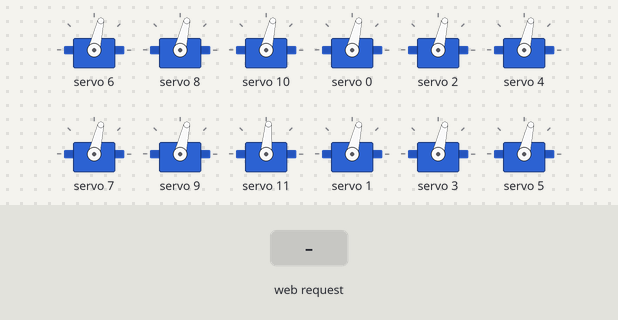
The sketch below on a simulated ESP8266 (NodeMCU). On the bench: 12 × servo. The test bench sets the inputs (shaded band). WiFi joins after 1.5 s; servers stay silent unless stated; what the sketch prints to the serial monitor is not drawn.

Above: at 5.0 s.
5.1 s: HTTP request GET /forward/on received
At 5.64 s:
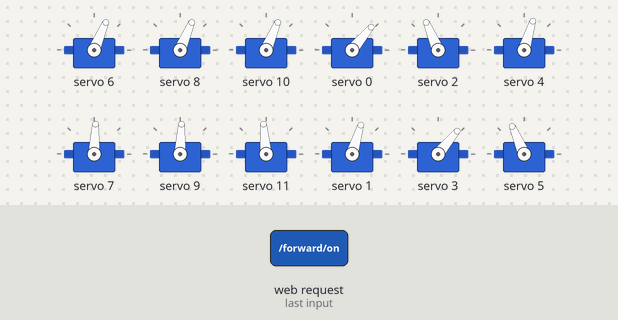
8.1 s: HTTP request GET /backward/on received
14.1 s: HTTP request GET /left/on received
At 15.91 s:
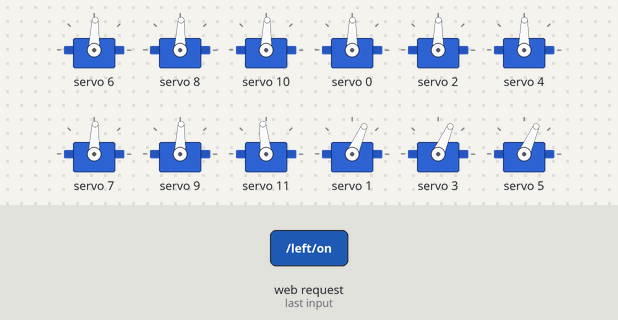
17.1 s: HTTP request GET /right/on received
At 18.8 s:
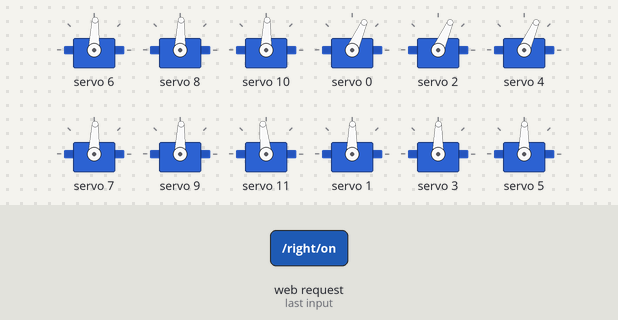
20.1 s: HTTP request GET /off received
At 20.36 s:
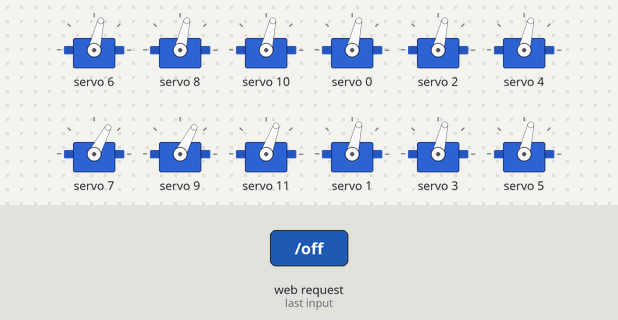
21.9 s: HTTP request GET /forward/on received
At 22.86 s:
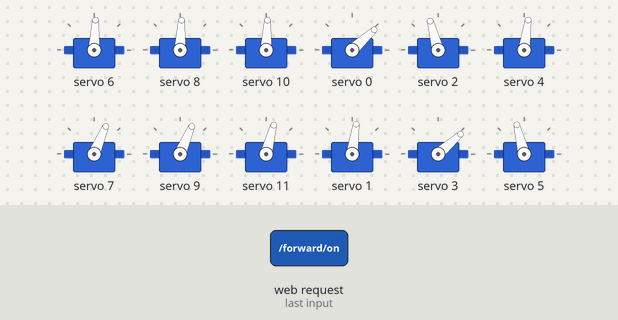
Timing chart, 0 to 25.9 s (numbered marks = the images above; inputs shaded):
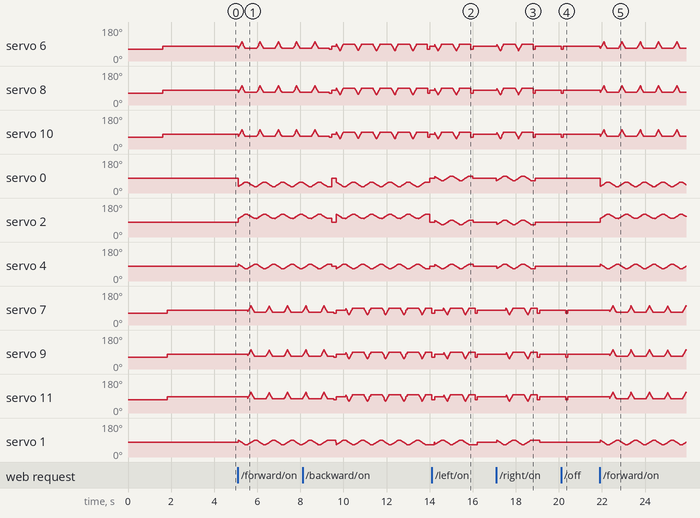

The sketch:

H2.ino
```cpp
#include <Adafruit_PWMServoDriver.h>
#include "Servo.h"
#include <ESP8266WiFi.h>

// Replace with your network credentials
const char* ssid     = "YOUR_WIFI";
const char* password = "YOUR_PASSWORD";

// Set web server port number to 80
WiFiServer server(80);

// Variable to store the HTTP request
String header;

// Auxiliar variables to store the current output state
String forward_State = "off";
String backward_State = "off";
String left_State = "off";
String right_State = "off";


void setup() {
  Serial.begin(115200);

  // Connect to Wi-Fi network with SSID and password
  Serial.print("Connecting to ");
  Serial.println(ssid);
  WiFi.begin(ssid, password);
  while (WiFi.status() != WL_CONNECTED) {
    delay(500);
    Serial.print(".");
  }
  // Print local IP address and start web server
  Serial.println("");
  Serial.println("WiFi connected.");
  Serial.println("IP address: ");
  Serial.println(WiFi.localIP());
  server.begin();

  //Set up the servos
  pwm.begin();
  pwm.setPWMFreq(60);  // Analog servos run at ~60 Hz updates
  reset_pos();
  delay(2000);
} ;
void loop(){
  WiFiClient client = server.available();   // Listen for incoming clients

  if (client) {                             // If a new client connects,
    Serial.println("New Client.");          // print a message out in the serial port
    String currentLine = "";                // make a String to hold incoming data from the client
    while (client.connected()) {            // loop while the client's connected
      if (client.available()) {             // if there's bytes to read from the client,
        char c = client.read();             // read a byte, then
        Serial.write(c);                    // print it out the serial monitor
        header += c;
        if (c == '\n') {                    // if the byte is a newline character
          // if the current line is blank, you got two newline characters in a row.
          // that's the end of the client HTTP request, so send a response:
          if (currentLine.length() == 0) {
            // HTTP headers always start with a response code (e.g. HTTP/1.1 200 OK)
            // and a content-type so the client knows what's coming, then a blank line:
            client.println("HTTP/1.1 200 OK");
            client.println("Content-type:text/html");
            client.println("Connection: close");
            client.println();

            // forward
            if (header.indexOf("GET /forward/on") >= 0) {
              Serial.println("Move Forward");
              forward_State = "on";
              forward(5);
              forward_State = "off";
            // backward
            } else if (header.indexOf("GET /backward/on") >= 0) {
              Serial.println("GPIO 4 on");
              backward_State = "on";
              backward(5);
              backward_State = "off";
            // left
            } else if (header.indexOf("GET /left/on") >= 0) {
              Serial.println("Left");
              left_State = "on";
              left(2);
              left_State = "off";
            // right
            } else if (header.indexOf("GET /right/on") >= 0) {
              Serial.println("Right");
              left_State = "on";
              right(2);
              left_State = "off";
            }


            // Display the HTML web page
            client.println("<!DOCTYPE html><html>");
            client.println("<head><meta name=\"viewport\" content=\"width=device-width, initial-scale=1\">");
            client.println("<link rel=\"icon\" href=\"data:,\">");
            // CSS to style the on/off buttons
            // Feel free to change the background-color and font-size attributes to fit your preferences
            client.println("<style>html { font-family: Helvetica; display: inline-block; margin: 0px auto; text-align: center;}");
            client.println(".button { background-color: #195B6A; border: none; color: white; padding: 16px 40px;");
            client.println("text-decoration: none; font-size: 30px; margin: 2px; cursor: pointer;}");
            client.println(".button2 {background-color: #77878A;}</style></head>");

            // Web Page Heading
            client.println("<body><h1>Eric's Hexapod!</h1>");

            // Display current state, and ON/OFF buttons for forward
            client.println("<p>Forward - State " + forward_State + "</p>");
            // If the forward_State is off, it displays the ON button
            if (forward_State=="off") {
              client.println("<p><a href=\"/forward/on\"><button class=\"button\">Forward</button></a></p>");
            } else {
              client.println("<p><a href=\"/forward/off\"><button class=\"button button2\">Stop</button></a></p>");
            }

            // Display current state, and ON/OFF buttons for left
            client.println("<p>Left - State " + left_State + "&nbsp;&nbsp;&nbsp;&nbsp;&nbsp;&nbsp;&nbsp;&nbsp;&nbsp;" + "Right - State " + right_State + "</p>");
            if (left_State=="off") {
              client.println("<p><a href=\"/left/on\"><button class=\"button\">Left</button></a>");
              client.println("&nbsp;&nbsp;&nbsp;&nbsp;&nbsp;");
              client.println("<a href=\"/right/on\"><button class=\"button\">Right</button></a></p>");
            }

            // Display current state, and ON/OFF buttons for backward
            client.println("<p>Backward - State " + backward_State + "</p>");
            // If the backward_State is off, it displays the ON button
            if (backward_State=="off") {
              client.println("<p><a href=\"/backward/on\"><button class=\"button\">Backward</button></a></p>");
            } else {
              client.println("<p><a href=\"/backward/off\"><button class=\"button button2\">Stop</button></a></p>");
            }

            client.println("</body></html>");


            // The HTTP response ends with another blank line
            client.println();
            // Break out of the while loop
            break;
          } else { // if you got a newline, then clear currentLine
            currentLine = "";
          }
        } else if (c != '\r') {  // if you got anything else but a carriage return character,
          currentLine += c;      // add it to the end of the currentLine
        }
      }
    }
    // Clear the header variable
    header = "";
    // Close the connection
    client.stop();
    Serial.println("Client disconnected.");
    Serial.println("");

    reset_pos();
  }
}
```

Source omitted: Servo.h (14647 bytes)

Measured:
- after the input at 20.1 s, servo 6, servo 8, servo 10: 77° → 62° at once, → 77° 0.10 s later; servo 7, servo 9: 77° → 62° after 0.21 s, → 77° 0.10 s later; servo 11: 85° → 70° after 0.21 s, → 85° 0.10 s later
